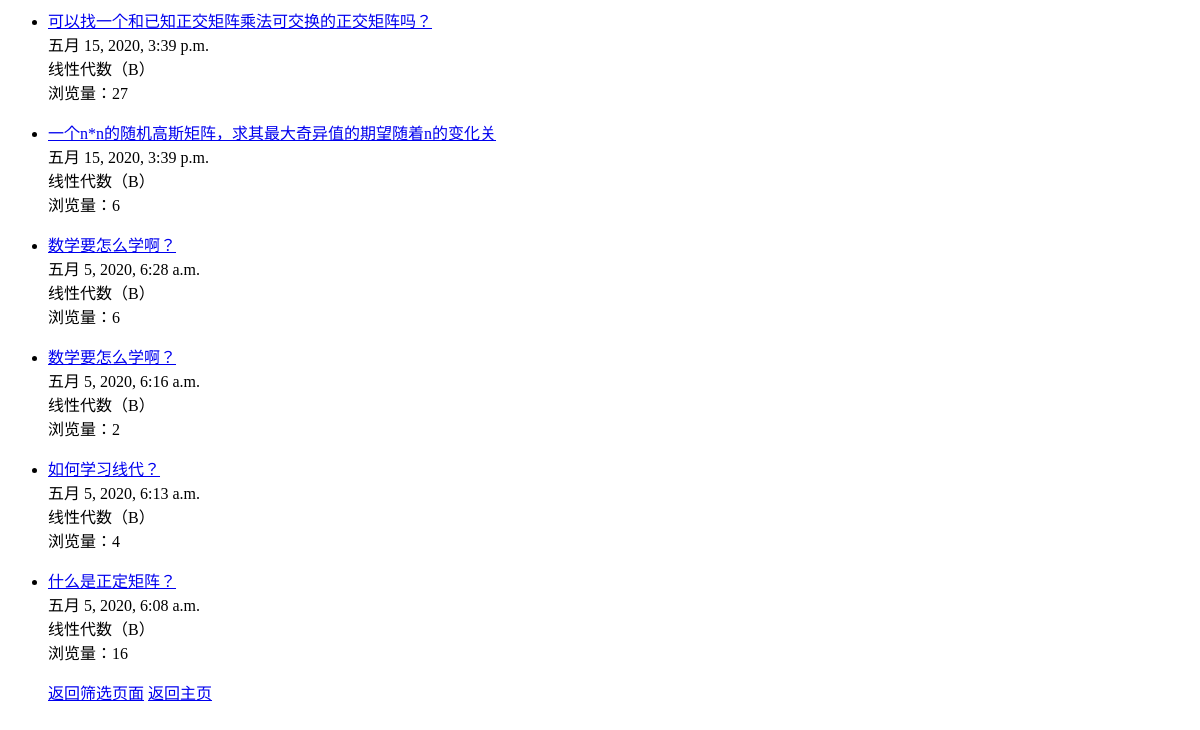
Page /qas_system/select/2/2/ on the earlier database version.
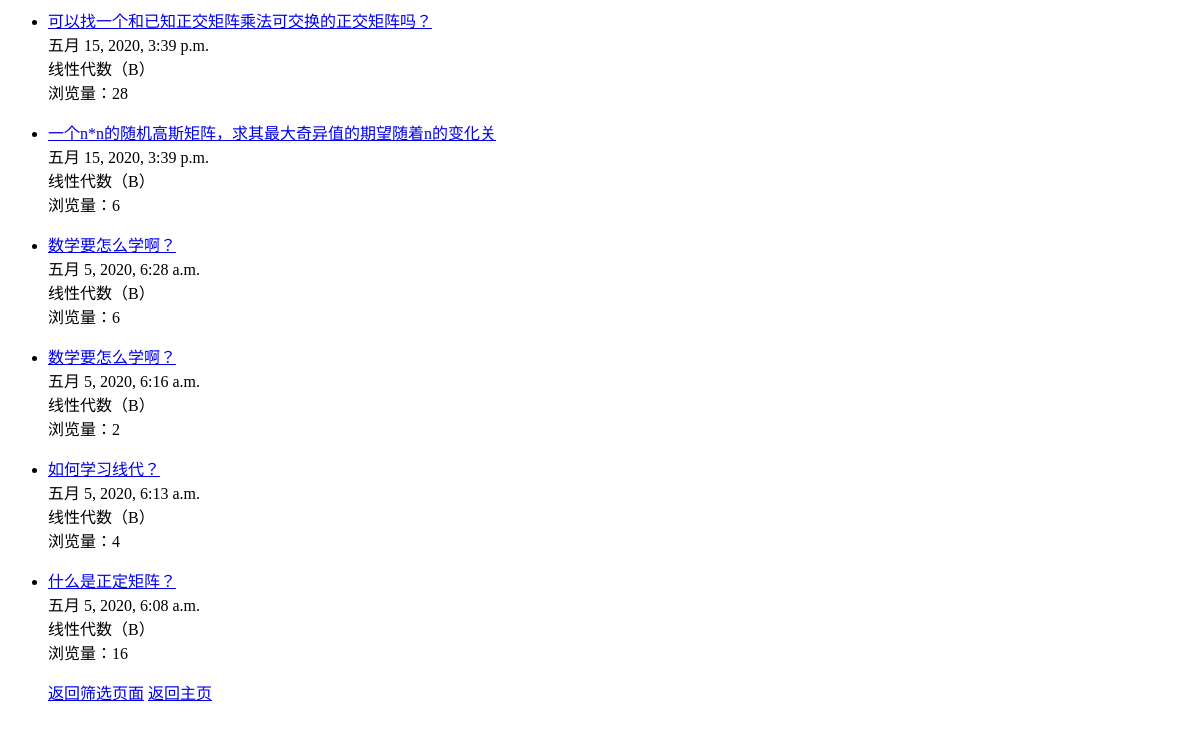
Same page on the later database version.
### qas_system/models.py (models this page shows, shortened)
class Question(models.Model):
    question_title = models.CharField(verbose_name='标题', max_length=30, blank=False)
    question_text = RichTextField(verbose_name='具体描述')
    question_subject = models.ForeignKey('Subject', verbose_name='科目', on_delete=models.CASCADE)
    pub_date = models.DateTimeField(auto_now=True, verbose_name='提问日期')
    page_views = models.PositiveIntegerField(default=0, verbose_name='浏览量')
    questioner = models.ForeignKey('User', verbose_name='提问者', on_delete=models.CASCADE)
    good_num = models.IntegerField(default=0, verbose_name='点赞量')

class Subject(models.Model):
    name = models.CharField(max_length=30, unique=True, verbose_name='科目名称')
    def __str__(self):
        return self.name

### qas_system/views.py (the view)
# urls.py: path('select/<int:sequencing>/<int:question_subject>/', views.select_result,  # 问题筛选结果页面 sequencing为0,1,2
def select_result(request, sequencing, question_subject):
    if sequencing == 0:
        select_result_list = Question.objects.filter(question_subject_id=question_subject).order_by('-page_views')
    elif sequencing == 1:
        select_result_list = Question.objects.filter(question_subject_id=question_subject).order_by('-good_num')
    elif sequencing == 2:
        select_result_list = Question.objects.filter(question_subject_id=question_subject).order_by('-pub_date')
    else:
        all_subject = Subject.objects.all()
        return render(request, 'select.html', {'all_subject': all_subject})
    context = {
        'select_result_list': select_result_list,
    }
    return render(request, 'select_result.html', context)

### templates/select_result.html (shortened to what this page needs)
{% if select_result_list %}
    <ul>
    {% for question in select_result_list %}
        <li><a href="/qas_system/question/{{ question.id }}/">{{ question.question_title }}</a></li>
        {{ question.pub_date }}<br>
        {{ question.question_subject }}<br>
        浏览量：{{ question.page_views }}
    {% endfor %}
    <a href="/qas_system/select/", target="_self">返回筛选页面</a>
    <a href="/qas_system/", target="_self">返回主页</a>
    </ul>
{% else %}
    <p>根据您的筛选条件未找到筛选结果，点击下面的链接返回。</p>
    <a href="/qas_system/select/", target="_self">返回筛选页面</a>
    <a href="/qas_system/", target="_self">返回主页</a>
{% endif %}

Differences in the rows shown:
changed Question "可以找一个和已知正交矩阵乘法可交换的正交矩阵吗？": page_views "27" → "28"
